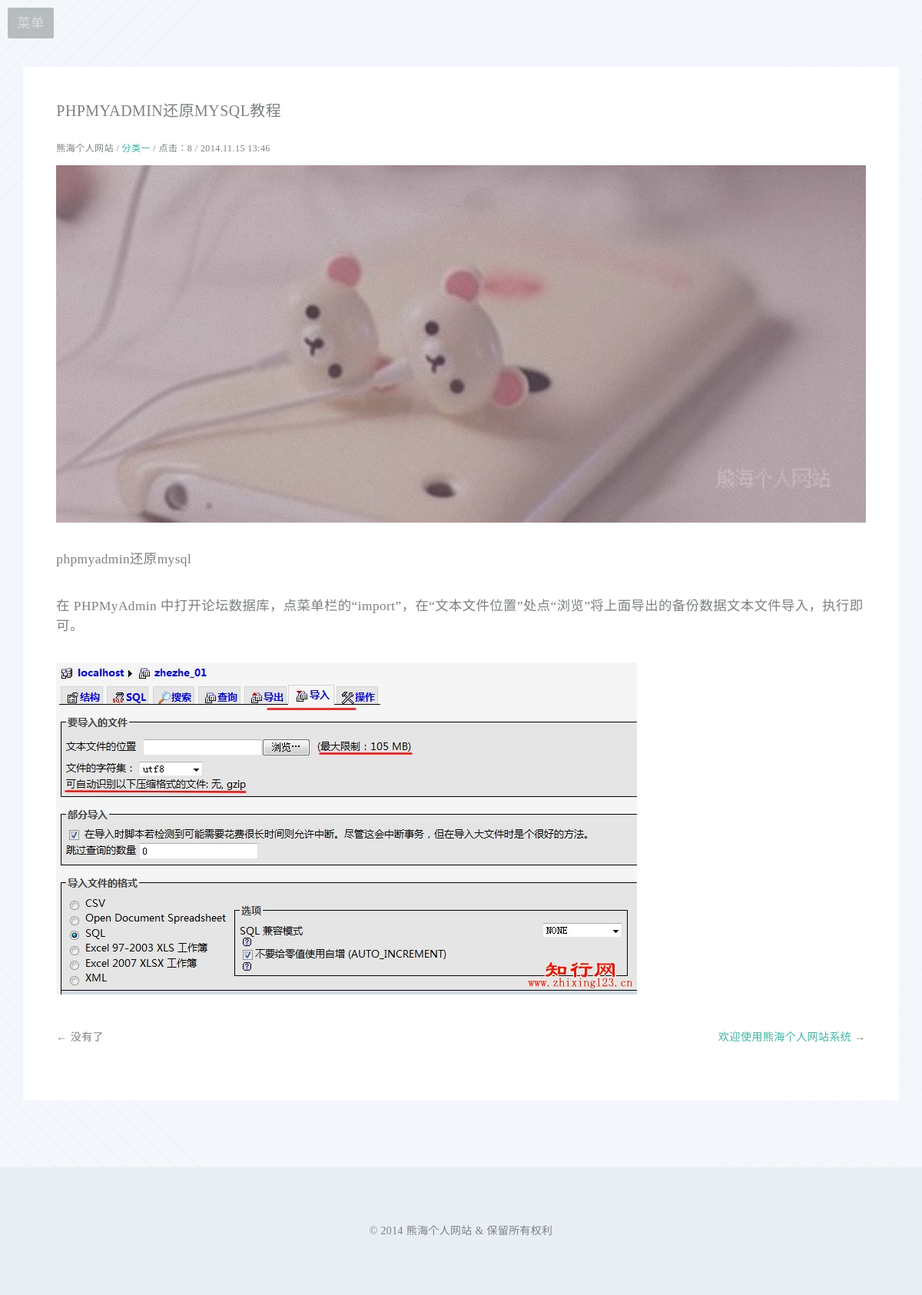
The page /?post=141115134613 on the database its author committed.
### tables this page shows
CREATE TABLE `web_article` (
  `w_id` int(11) NOT NULL AUTO_INCREMENT,
  `w_title` varchar(255) DEFAULT NULL,
  `w_keywords` longtext,
  `l_id` int(11) DEFAULT NULL,
  `url_address` bigint(20) NOT NULL,
  `w_description` longtext,
  `w_author` varchar(255) DEFAULT NULL,
  `w_images` varchar(255) DEFAULT NULL,
  `w_content` longtext,
  `w_time` datetime DEFAULT NULL,
  `edit_time` datetime DEFAULT NULL,
  `view_yes` int(11) DEFAULT NULL,
  `w_tuijian` int(11) DEFAULT NULL,
  `hit` int(11) DEFAULT NULL,
  `w_zzip` varchar(255) DEFAULT NULL,
  `publish_mode` varchar(255) DEFAULT NULL,
  PRIMARY KEY (`w_id`),
  UNIQUE KEY `url_address` (`url_address`),
  KEY `w_id` (`w_id`),
  KEY `w_id_2` (`w_id`,`l_id`)
);

CREATE TABLE `web_2navigation` (
  `n_id` int(11) NOT NULL AUTO_INCREMENT,
  `n_name` varchar(255) DEFAULT NULL,
  `n_belong` int(11) DEFAULT NULL,
  `n_pattern` int(11) DEFAULT NULL,
  `n_open` varchar(255) DEFAULT NULL,
  `n_sequence` int(11) DEFAULT NULL,
  `n_display` int(11) DEFAULT NULL,
  `n_keywords` varchar(255) DEFAULT NULL,
  `n_description` varchar(255) DEFAULT NULL,
  `n_time` varchar(255) DEFAULT NULL,
  PRIMARY KEY (`n_id`),
  KEY `n_id` (`n_id`),
  KEY `n_id_2` (`n_id`)
);

CREATE TABLE `web_settings` (
  `web_id` int(11) NOT NULL AUTO_INCREMENT,
  `web_name` varchar(255) DEFAULT NULL,
  `web_slogan` varchar(255) DEFAULT NULL,
  `web_title` varchar(255) DEFAULT NULL,
  `web_author` varchar(255) DEFAULT NULL,
  `web_keywords` longtext,
  `web_description` longtext,
  `web_url` varchar(255) DEFAULT NULL,
  `web_mail` varchar(255) DEFAULT NULL,
  `web_qq` varchar(255) DEFAULT NULL,
  `web_tel` varchar(255) DEFAULT NULL,
  `web_add` longtext,
  `web_copyright` longtext,
  `web_jiange` varchar(2) NOT NULL,
  `web_cache` int(11) NOT NULL,
  PRIMARY KEY (`web_id`)
);

### apps/content.php (the view, shortened to what this page needs)
<?php
$query = "SELECT * FROM web_settings";
$result = mysql_query($query) or die('SQL语句有误：'.mysql_error());
$row = mysql_fetch_array($result);
$wz_id=$_GET['post'];
$query = "SELECT url_address,w_title,w_keywords,w_description,w_tuijian,w_images,hit,w_content,l_id,w_time,w_author,edit_time,publish_mode,w_zzip,view_yes FROM web_article WHERE( url_address= $wz_id)";
$result = mysql_query($query) or die('SQL语句有误：'.mysql_error());
$wz = mysql_fetch_array($result);
$wz_images=$wz['w_images'];
if ($wz_images<>""){
$wz_image="<font color='#ac68d7'>[ 图 ] </font>";
$img_images=$wz_images;
	}else{
$suijiimg="pic_".mt_rand(1,20);
$img_images="/images/material/".$suijiimg.".jpg";
}
$l_id=$wz['l_id'];
$query2 = "SELECT n_id,n_name FROM web_2navigation WHERE n_id=$l_id";
$result2 = mysql_query($query2) or die('SQL语句有误：'.mysql_error());
$lanmu = mysql_fetch_array($result2)
?>
<!DOCTYPE HTML>
<html>
<head>
<link  rel="stylesheet" type="text/css" href="editor/third-party/SyntaxHighlighter/shCoreDefault.css"/>
</head>
<body class="no-sidebar loading">
<article id="main">
<section class="wrapper style4 container">
<div class="content">
<section>
<header>
<h3><?php echo $wz['w_title']?></h3>
<div class="contentinfo">
<?php echo $wz['w_author'] ?> / <a href="?class=<?php echo $lanmu['n_id']?>"><?php echo $lanmu['n_name']?></a> / 点击：<?php echo $wz['hit'] ?> / <?php echo date('Y.m.d H:i', strtotime($wz['w_time']));?>
</div>
</header>
<a class="image feature"><img src="<?php echo $img_images?>" title="<?php echo $wz['w_title']?>"/></a>
<p><?php echo $wz['w_content']?></p>
<?php
$query = "SELECT url_address,w_title FROM web_article WHERE( url_address > $wz_id AND view_yes=1) ORDER BY w_id ASC LIMIT 1";
$result = mysql_query($query) or die('SQL语句有误：'.mysql_error());
if (!mysql_num_rows($result)){
$up_wz="没有了";
}else{
$udwz = mysql_fetch_array($result);
$w_title=mb_substr($udwz['w_title'],0,15,'utf8');
$up_id=$udwz['url_address'];
$up_wz="<a href='?post=".$up_id."'>".$w_title."</a>";
 }
$query = "SELECT url_address,w_title FROM web_article WHERE( url_address < $wz_id AND view_yes=1) ORDER BY w_id  DESC LIMIT 1";
$result = mysql_query($query) or die('SQL语句有误：'.mysql_error());
$dowz = mysql_fetch_array($result);
$do_id=$dowz['url_address'];
if ($do_id < 1 ){
$do_wz="没有了";
}else{
$w_title=mb_substr($dowz['w_title'],0,15,'utf8');
$do_wz="<a href='?post=".$do_id."'>".$w_title."</a>";
}
?>
<div class="up_info">
← <?php echo $up_wz?><span><?php echo $do_wz?> →</span>
</div>
</section>
</div>
</section>
</article>
<?php require 'transfer/footer.php'?>

### transfer/footer.php (shortened to what this page needs)
<footer id="footer">
<span class="copyright"><?php echo $row['web_copyright']?></span>
</footer>
</body>
</html>

### css/style.css (style rules this page uses)
body, #skel-layers-wrapper { background: #f3f6fa; }
body, input, select, textarea { color: #7c8081; font-family:"Microsoft YaHei",微软雅黑,"Microsoft JhengHei",华文细黑,STHeiti,MingLiu; font-size: 15pt; font-weight: 300; letter-spacing: 0.025em; line-height: 1.75em; }
a { -moz-transition: all 0.2s ease-in-out; -webkit-transition: all 0.2s ease-in-out; -o-transition: all 0.2s ease-in-out; -ms-transition: all 0.2s ease-in-out; transition: all 0.2s ease-in-out; color: #3fb1a3; text-decoration: none; }
p, ul, ol, dl, table, blockquote { margin: 0 0 2em 0; }
h1, h2, h3, h4, h5, h6 { color: inherit; font-weight: 300; line-height: 1.75em; margin-bottom: 1em; text-transform: uppercase; }
h3 { font-size: 1.15em; letter-spacing: 0.025em; }
footer > :last-child { margin-bottom: 0; }
.image { border: 0; position: relative; }
.image:before { background: url("images/overlay.png"); content: ''; height: 100%; left: 0; position: absolute; top: 0; width: 100%; }
.image.feature { display: block; margin: 0 0 2em 0; }
.image.feature img { display: block; width: 100%; }
.wrapper { margin-bottom: 5em; padding: 5em; }
.wrapper.style4 { background: white; color: inherit; padding: 4em; }
#main { background-image: url("images/dark-tl.svg"), url("images/dark-tr.svg"), url("images/dark-bl.svg"), url("images/dark-br.svg"); background-position: top left, top right, bottom left, bottom right; background-repeat: no-repeat; background-size: 25em; padding: 7em 0; }
#main > :last-child { margin-bottom: 0; }
#footer { background: #e8eef4; color: #7c8081; padding: 2em 2em 2em 2em; text-align: center; }
#footer .copyright { font-size: 0.8em; }
.contentinfo { font-size:12px; text-align:left; width:100%; height:30px; overflow:hidden; margin-bottom:5px; }
.up_info { font-size:14px; text-align:left; width:100%; margin:15px 0px 15px 0px; }
.up_info span { float:right; }

### css/style-wide.css (style rules this page uses)
body, input, select, textarea { font-size: 14pt; }

### css/style-normal.css (style rules this page uses)
body, input, select, textarea { font-size: 13pt; letter-spacing: 0.025em; line-height: 1.65em; }
h1, h2, h3, h4, h5, h6 { line-height: 1.5em; }
.wrapper { margin-bottom: 4em; padding: 4em 3em; }
.wrapper.style4 { padding: 3em; }
#footer { padding: 4em; }

### css/style-narrow.css (style rules this page uses)
body, input, select, textarea { font-size: 13pt; letter-spacing: 0.025em; line-height: 1.5em; }
.wrapper { margin-bottom: 3em; padding: 3em 2.5em; }
.wrapper.style4 { padding: 2.5em; }
#main { background-size: 15em; }

### css/style-narrower.css (style rules this page uses)
section { margin: 1em 0 1em 0; }
section:first-child { margin-top: 0; }
.wrapper.style4 { padding-bottom: 3em; }
#main { padding: 5em 0; }
#footer { padding: 4em 1.5em; }

### rows shown on the page
web_article: w_title "PHPMYADMIN还原MYSQL教程", w_author "熊海个人网站", hit "8", w_time "2014.11.15 13:46", w_content "phpmyadmin还原mysql 在 PHPMyAdmin 中打开论坛数据库，点菜单栏的“import”，在“文本文件位置”处点“浏览”将上面导出的备份数据文本文件导入，执行即可。", w_content (picture)
web_2navigation: n_name "分类一"
web_article: w_title "欢迎使用熊海个人网站系统"
web_settings: web_copyright "© 2014 熊海个人网站 & 保留所有权利"

### other values the page prints
$up_wz "没有了"
